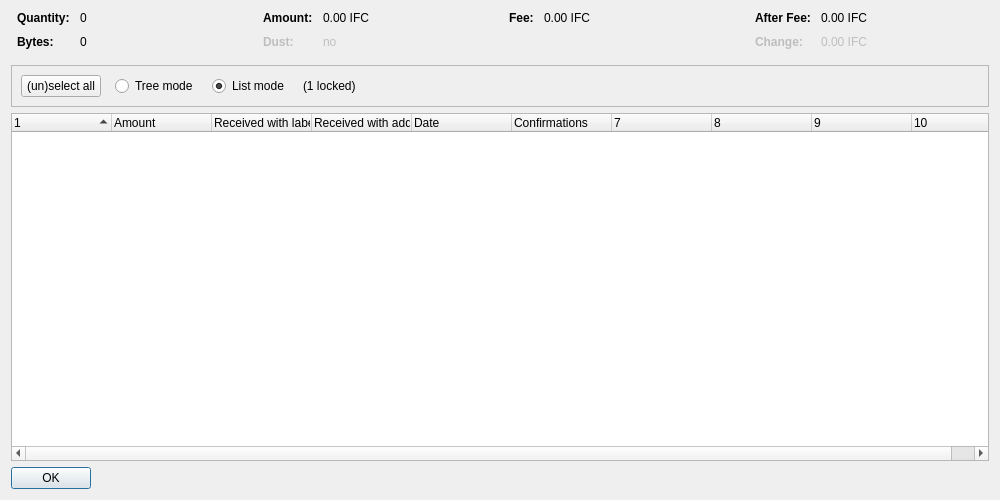
<?xml version="1.0" encoding="UTF-8"?>
<ui version="4.0">
 <class>CoinControlDialog</class>
 <widget class="QDialog" name="CoinControlDialog">
  <property name="geometry">
   <rect>
    <x>0</x>
    <y>0</y>
    <width>1000</width>
    <height>500</height>
   </rect>
  </property>
  <property name="windowTitle">
   <string>Coin Selection</string>
  </property>
  <layout class="QVBoxLayout" name="verticalLayout">
   <item>
    <layout class="QHBoxLayout" name="horizontalLayoutTop" stretch="0,0,0,0">
     <property name="topMargin">
      <number>0</number>
     </property>
     <property name="bottomMargin">
      <number>10</number>
     </property>
     <item>
      <layout class="QFormLayout" name="formLayoutCoinControl1">
       <property name="horizontalSpacing">
        <number>10</number>
       </property>
       <property name="verticalSpacing">
        <number>10</number>
       </property>
       <property name="leftMargin">
        <number>6</number>
       </property>
       <property name="rightMargin">
        <number>6</number>
       </property>
       <item row="0" column="0">
        <widget class="QLabel" name="labelCoinControlQuantityText">
         <property name="font">
          <font>
           <weight>75</weight>
           <bold>true</bold>
          </font>
         </property>
         <property name="text">
          <string>Quantity:</string>
         </property>
        </widget>
       </item>
       <item row="0" column="1">
        <widget class="QLabel" name="labelCoinControlQuantity">
         <property name="cursor">
          <cursorShape>IBeamCursor</cursorShape>
         </property>
         <property name="contextMenuPolicy">
          <enum>Qt::ActionsContextMenu</enum>
         </property>
         <property name="text">
          <string notr="true">0</string>
         </property>
         <property name="textInteractionFlags">
          <set>Qt::LinksAccessibleByMouse|Qt::TextSelectableByKeyboard|Qt::TextSelectableByMouse</set>
         </property>
        </widget>
       </item>
       <item row="1" column="0">
        <widget class="QLabel" name="labelCoinControlBytesText">
         <property name="font">
          <font>
           <weight>75</weight>
           <bold>true</bold>
          </font>
         </property>
         <property name="text">
          <string>Bytes:</string>
         </property>
        </widget>
       </item>
       <item row="1" column="1">
        <widget class="QLabel" name="labelCoinControlBytes">
         <property name="cursor">
          <cursorShape>IBeamCursor</cursorShape>
         </property>
         <property name="contextMenuPolicy">
          <enum>Qt::ActionsContextMenu</enum>
         </property>
         <property name="text">
          <string notr="true">0</string>
         </property>
         <property name="textInteractionFlags">
          <set>Qt::LinksAccessibleByMouse|Qt::TextSelectableByKeyboard|Qt::TextSelectableByMouse</set>
         </property>
        </widget>
       </item>
      </layout>
     </item>
     <item>
      <layout class="QFormLayout" name="formLayoutCoinControl2">
       <property name="horizontalSpacing">
        <number>10</number>
       </property>
       <property name="verticalSpacing">
        <number>10</number>
       </property>
       <property name="leftMargin">
        <number>6</number>
       </property>
       <property name="rightMargin">
        <number>6</number>
       </property>
       <item row="0" column="0">
        <widget class="QLabel" name="labelCoinControlAmountText">
         <property name="font">
          <font>
           <weight>75</weight>
           <bold>true</bold>
          </font>
         </property>
         <property name="text">
          <string>Amount:</string>
         </property>
        </widget>
       </item>
       <item row="0" column="1">
        <widget class="QLabel" name="labelCoinControlAmount">
         <property name="cursor">
          <cursorShape>IBeamCursor</cursorShape>
         </property>
         <property name="contextMenuPolicy">
          <enum>Qt::ActionsContextMenu</enum>
         </property>
         <property name="text">
          <string notr="true">0.00 IFC</string>
         </property>
         <property name="textInteractionFlags">
          <set>Qt::LinksAccessibleByMouse|Qt::TextSelectableByKeyboard|Qt::TextSelectableByMouse</set>
         </property>
        </widget>
       </item>
       <item row="1" column="0">
        <widget class="QLabel" name="labelCoinControlLowOutputText">
         <property name="enabled">
          <bool>false</bool>
         </property>
         <property name="font">
          <font>
           <weight>75</weight>
           <bold>true</bold>
          </font>
         </property>
         <property name="text">
          <string>Dust:</string>
         </property>
        </widget>
       </item>
       <item row="1" column="1">
        <widget class="QLabel" name="labelCoinControlLowOutput">
         <property name="enabled">
          <bool>false</bool>
         </property>
         <property name="cursor">
          <cursorShape>IBeamCursor</cursorShape>
         </property>
         <property name="contextMenuPolicy">
          <enum>Qt::ActionsContextMenu</enum>
         </property>
         <property name="text">
          <string notr="true">no</string>
         </property>
         <property name="textInteractionFlags">
          <set>Qt::LinksAccessibleByMouse|Qt::TextSelectableByKeyboard|Qt::TextSelectableByMouse</set>
         </property>
        </widget>
       </item>
      </layout>
     </item>
     <item>
      <layout class="QFormLayout" name="formLayoutCoinControl3">
       <property name="horizontalSpacing">
        <number>10</number>
       </property>
       <property name="verticalSpacing">
        <number>10</number>
       </property>
       <property name="leftMargin">
        <number>6</number>
       </property>
       <property name="rightMargin">
        <number>6</number>
       </property>
       <item row="0" column="0">
        <widget class="QLabel" name="labelCoinControlFeeText">
         <property name="font">
          <font>
           <weight>75</weight>
           <bold>true</bold>
          </font>
         </property>
         <property name="text">
          <string>Fee:</string>
         </property>
        </widget>
       </item>
       <item row="0" column="1">
        <widget class="QLabel" name="labelCoinControlFee">
         <property name="cursor">
          <cursorShape>IBeamCursor</cursorShape>
         </property>
         <property name="contextMenuPolicy">
          <enum>Qt::ActionsContextMenu</enum>
         </property>
         <property name="text">
          <string notr="true">0.00 IFC</string>
         </property>
         <property name="textInteractionFlags">
          <set>Qt::LinksAccessibleByMouse|Qt::TextSelectableByKeyboard|Qt::TextSelectableByMouse</set>
         </property>
        </widget>
       </item>
      </layout>
     </item>
     <item>
      <layout class="QFormLayout" name="formLayoutCoinControl4">
       <property name="horizontalSpacing">
        <number>10</number>
       </property>
       <property name="verticalSpacing">
        <number>10</number>
       </property>
       <property name="leftMargin">
        <number>6</number>
       </property>
       <property name="rightMargin">
        <number>6</number>
       </property>
       <item row="0" column="0">
        <widget class="QLabel" name="labelCoinControlAfterFeeText">
         <property name="font">
          <font>
           <weight>75</weight>
           <bold>true</bold>
          </font>
         </property>
         <property name="text">
          <string>After Fee:</string>
         </property>
        </widget>
       </item>
       <item row="0" column="1">
        <widget class="QLabel" name="labelCoinControlAfterFee">
         <property name="cursor">
          <cursorShape>IBeamCursor</cursorShape>
         </property>
         <property name="contextMenuPolicy">
          <enum>Qt::ActionsContextMenu</enum>
         </property>
         <property name="text">
          <string notr="true">0.00 IFC</string>
         </property>
         <property name="textInteractionFlags">
          <set>Qt::LinksAccessibleByMouse|Qt::TextSelectableByKeyboard|Qt::TextSelectableByMouse</set>
         </property>
        </widget>
       </item>
       <item row="1" column="0">
        <widget class="QLabel" name="labelCoinControlChangeText">
         <property name="enabled">
          <bool>false</bool>
         </property>
         <property name="font">
          <font>
           <weight>75</weight>
           <bold>true</bold>
          </font>
         </property>
         <property name="text">
          <string>Change:</string>
         </property>
        </widget>
       </item>
       <item row="1" column="1">
        <widget class="QLabel" name="labelCoinControlChange">
         <property name="enabled">
          <bool>false</bool>
         </property>
         <property name="cursor">
          <cursorShape>IBeamCursor</cursorShape>
         </property>
         <property name="contextMenuPolicy">
          <enum>Qt::ActionsContextMenu</enum>
         </property>
         <property name="text">
          <string notr="true">0.00 IFC</string>
         </property>
         <property name="textInteractionFlags">
          <set>Qt::LinksAccessibleByMouse|Qt::TextSelectableByKeyboard|Qt::TextSelectableByMouse</set>
         </property>
        </widget>
       </item>
      </layout>
     </item>
    </layout>
   </item>
   <item>
    <widget class="QFrame" name="frame">
     <property name="minimumSize">
      <size>
       <width>0</width>
       <height>40</height>
      </size>
     </property>
     <property name="frameShape">
      <enum>QFrame::StyledPanel</enum>
     </property>
     <property name="frameShadow">
      <enum>QFrame::Sunken</enum>
     </property>
     <layout class="QHBoxLayout" name="horizontalLayout">
      <item>
       <layout class="QHBoxLayout" name="horizontalLayoutPanel" stretch="0,0,0,0,0">
        <property name="spacing">
         <number>14</number>
        </property>
        <item>
         <widget class="QPushButton" name="pushButtonSelectAll">
          <property name="sizePolicy">
           <sizepolicy hsizetype="Maximum" vsizetype="Fixed">
            <horstretch>0</horstretch>
            <verstretch>0</verstretch>
           </sizepolicy>
          </property>
          <property name="text">
           <string>(un)select all</string>
          </property>
          <property name="autoDefault">
           <bool>false</bool>
          </property>
         </widget>
        </item>
        <item>
         <widget class="QRadioButton" name="radioTreeMode">
          <property name="sizePolicy">
           <sizepolicy hsizetype="Maximum" vsizetype="Fixed">
            <horstretch>0</horstretch>
            <verstretch>0</verstretch>
           </sizepolicy>
          </property>
          <property name="text">
           <string>Tree mode</string>
          </property>
         </widget>
        </item>
        <item>
         <widget class="QRadioButton" name="radioListMode">
          <property name="sizePolicy">
           <sizepolicy hsizetype="Maximum" vsizetype="Fixed">
            <horstretch>0</horstretch>
            <verstretch>0</verstretch>
           </sizepolicy>
          </property>
          <property name="text">
           <string>List mode</string>
          </property>
          <property name="checked">
           <bool>true</bool>
          </property>
         </widget>
        </item>
        <item>
         <widget class="QLabel" name="labelLocked">
          <property name="text">
           <string notr="true">(1 locked)</string>
          </property>
         </widget>
        </item>
        <item>
         <spacer name="horizontalSpacer">
          <property name="orientation">
           <enum>Qt::Horizontal</enum>
          </property>
          <property name="sizeHint" stdset="0">
           <size>
            <width>40</width>
            <height>20</height>
           </size>
          </property>
         </spacer>
        </item>
       </layout>
      </item>
     </layout>
    </widget>
   </item>
   <item>
    <widget class="CoinControlTreeWidget" name="treeWidget">
     <property name="contextMenuPolicy">
      <enum>Qt::CustomContextMenu</enum>
     </property>
     <property name="sortingEnabled">
      <bool>false</bool>
     </property>
     <property name="columnCount">
      <number>10</number>
     </property>
     <attribute name="headerShowSortIndicator" stdset="0">
      <bool>true</bool>
     </attribute>
     <attribute name="headerStretchLastSection">
      <bool>false</bool>
     </attribute>
     <column>
      <property name="text">
       <string/>
      </property>
     </column>
     <column>
      <property name="text">
       <string>Amount</string>
      </property>
     </column>
     <column>
      <property name="text">
       <string>Received with label</string>
      </property>
     </column>
     <column>
      <property name="text">
       <string>Received with address</string>
      </property>
     </column>
     <column>
      <property name="text">
       <string>Date</string>
      </property>
     </column>
     <column>
      <property name="text">
       <string>Confirmations</string>
      </property>
      <property name="toolTip">
       <string>Confirmed</string>
      </property>
     </column>
     <column>
      <property name="text">
       <string/>
      </property>
     </column>
     <column>
      <property name="text">
       <string/>
      </property>
     </column>
     <column>
      <property name="text">
       <string/>
      </property>
     </column>
     <column>
      <property name="text">
       <string/>
      </property>
     </column>
    </widget>
   </item>
   <item>
    <widget class="QDialogButtonBox" name="buttonBox">
     <property name="sizePolicy">
      <sizepolicy hsizetype="Maximum" vsizetype="Fixed">
       <horstretch>0</horstretch>
       <verstretch>0</verstretch>
      </sizepolicy>
     </property>
     <property name="orientation">
      <enum>Qt::Horizontal</enum>
     </property>
     <property name="standardButtons">
      <set>QDialogButtonBox::Ok</set>
     </property>
    </widget>
   </item>
  </layout>
 </widget>
 <customwidgets>
  <customwidget>
   <class>CoinControlTreeWidget</class>
   <extends>QTreeWidget</extends>
   <header>coincontroltreewidget.h</header>
  </customwidget>
 </customwidgets>
 <resources/>
 <connections/>
</ui>
